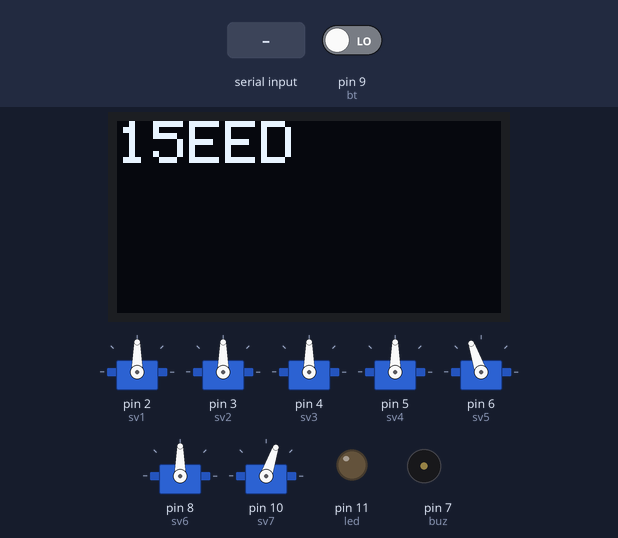
The sketch below on a simulated Arduino Uno, built with avr-gcc and run on an emulated ATmega328P. On the bench: 128×64 one-colour display, 7 × servo, output pins drawn as LEDs (lit = HIGH), buzzer (waves = sounding). The test bench sets the inputs (shaded band); at power-on: pin 9 (bt) LOW. What the sketch prints to the serial monitor is not drawn.

Above: at 3.57 s.
3.6 s: byte 50 ('2') received over Serial
At 3.76 s:
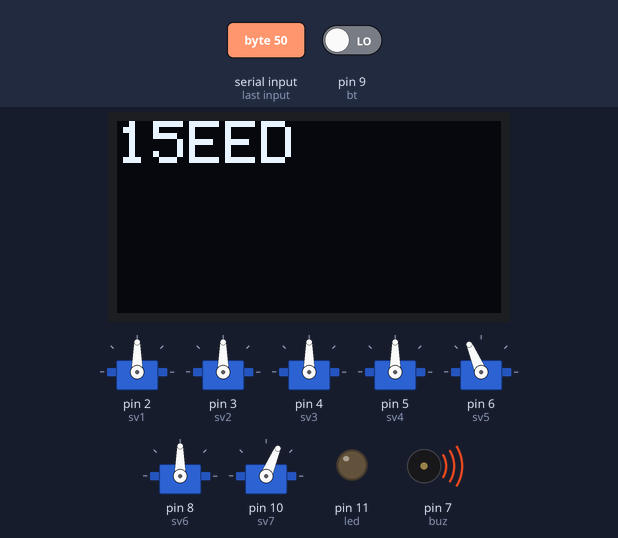
At 5.69 s:
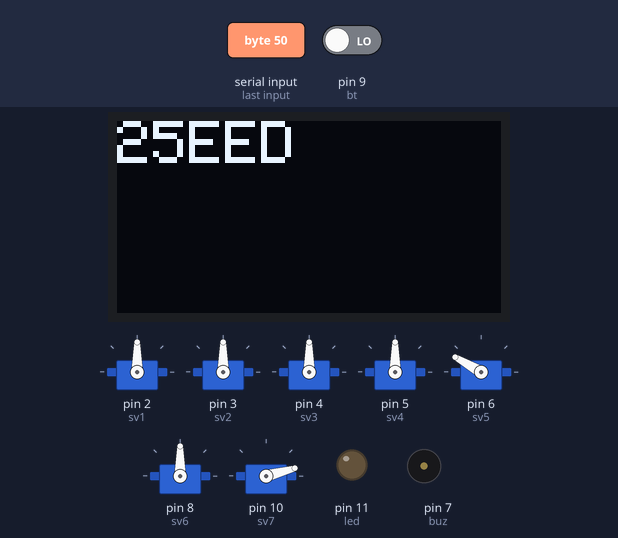
5.7 s: pin 9 (bt) driven HIGH
At 12.4 s:
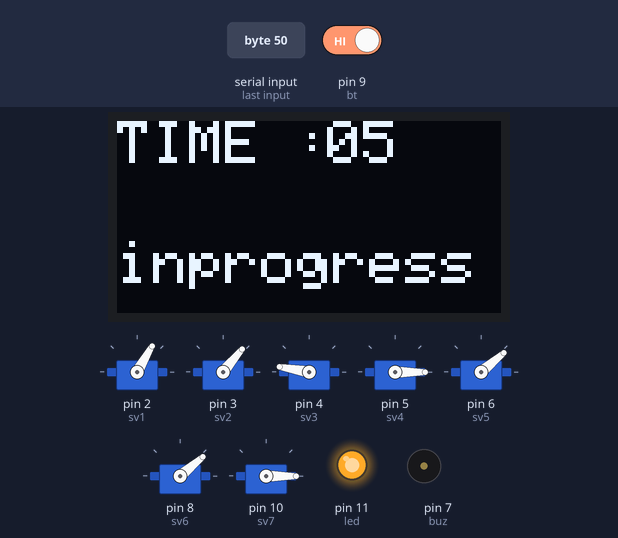
Timing chart, 0 to 23.3 s (numbered marks = the images above; inputs shaded):
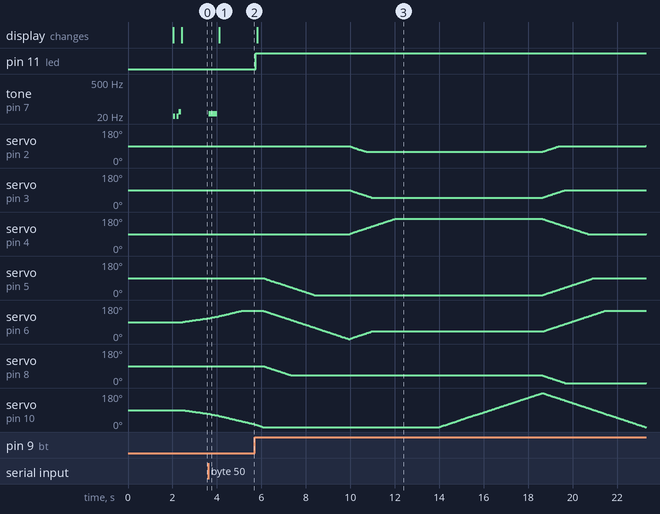

Measured:
- after the input at 3.6 s, tone on pin 7 (buz): silent → 25 Hz at once, → silent 0.40 s later
- after the input at 5.7 s, pin 11 (led): LOW → HIGH at once; servo on pin 4 (sv3): rises from 90° to 170° in 2.0 s, then falls to 90° in 8.7 s; servo on pin 8 (sv6): moves from 90° to 0° over 13.6 s, starting after 0.39 s; the display: changes after 0.10 s (image 3)

The sketch:

pt2-1.ino
```cpp
#include <VarSpeedServo.h>
#include <SPI.h>
#include <Wire.h>
#include <Adafruit_GFX.h>
#include <Adafruit_SSD1306.h>
#define SCREEN_WIDTH 128 // pixel ความกว้าง
#define SCREEN_HEIGHT 64 // pixel ความสูง

// กำหนดขาต่อ I2C กับจอ OLED
#define OLED_RESET     -1 //ขา reset เป็น -1 ถ้าใช้ร่วมกับขา Arduino reset
Adafruit_SSD1306 OLED(SCREEN_WIDTH, SCREEN_HEIGHT, &Wire, OLED_RESET);

VarSpeedServo sv1;
VarSpeedServo sv2;
VarSpeedServo sv3;
VarSpeedServo sv4;
VarSpeedServo sv5;
VarSpeedServo sv6;
VarSpeedServo sv7;
String Ex_String_Read;
int vr = A0;
int buz = 7;
int bt = 9;
int val = 90;
int x = 15 ;
int y = 0;
int z = 0;
int l = 0;
int led = 11;
int tim = 0;
int manual1 = 90;
int manual2 = 90;
int manual3 = 90;
int manual4 = 90;
int manual5 = 150;
int manual6 = 90;
int manual7 = 90;
unsigned long pre1 = 0;
int ledState = LOW;
void setup() {
  delay(2000);
  Serial.begin(9600);
  if (!OLED.begin(SSD1306_SWITCHCAPVCC, 0x3C)) { // สั่งให้จอ OLED เริ่มทำงานที่ Address 0x3C
    Serial.println("SSD1306 allocation failed");
  } else {
    Serial.println("ArdinoAll OLED Start Work !!!");
  }
  sv1.attach(2);
  sv2.attach(3);
  sv3.attach(4);
  sv4.attach(5);
  sv5.attach(6);
  sv6.attach(8);
  sv7.attach(10);

  pinMode(buz, OUTPUT);               //pinout
  pinMode(led, OUTPUT);
  pinMode(vr, INPUT);
  pinMode(bt, INPUT);
  pinMode(buz, OUTPUT);
  tone(buz, 15);
  delay(100);
  noTone(buz);
  delay(60);
  tone(buz, 15);
  delay(100);
  tone(buz, 30);
  delay(100);
  noTone(buz);

  sv1.write(90, x); //rotate1 axis1
  sv2.write(90, x); //updown1 axis2
  sv3.write(90, x); //forbk   axis3
  sv4.write(90, x); //rotate2 axis4
  sv5.write(90, x); //updown2 axis5
  sv6.write(90, x); //rotate3 axis6
  sv7.write(90, x); //gripper

}
void loop() {
  OLED.clearDisplay(); // ลบภาพในหน้าจอทั้งหมด
  OLED.setTextColor(WHITE, BLACK);  //กำหนดข้อความสีขาว ฉากหลังสีดำ
  OLED.setCursor(0, 0); // กำหนดตำแหน่ง x,y ที่จะแสดงผล
  OLED.setTextSize(2); // กำหนดขนาดตัวอักษร
  OLED.println("SPEED"); // แสดงผลข้อความ ALL
  OLED.setCursor(0, 0); // กำหนดตำแหน่ง x,y ที่จะแสดงผล
  OLED.setTextSize(2); // กำหนดขนาดตัวอักษร
  OLED.print(x);
  OLED.display(); // สั่งให้จอแสดงผล
  if (Serial.available() > 0) {
    // read incoming serial data:
    char inChar = Serial.read();
    // Type the next ASCII value from what you received:
    Serial.println(inChar);

    Serial.println(inChar);
    if (inChar == 'w') {
      alarm1();
      manual2++;
      sv2.write(manual2, x);
      rea();
    }
    else if (inChar == 's') {
      alarm1();
      manual2--;
      sv2.write(manual2, x);
      rea();
    }

    else if (inChar == 'a') {
      alarm1();
      manual1++;
      sv1.write(manual1, x);
      rea();
    }
    else if (inChar == 'd') {
      alarm1();
      manual1--;
      sv1.write(manual1, x);
      rea();
    }

    else if (inChar == 'q') {
      alarm1();
      manual3++;
      sv3.write(manual3, x);
      rea();
    }
    else if (inChar == 'e') {
      alarm1();
      manual3--;
      sv3.write(manual3, x);
      rea();
    }

    else if (inChar == 'i') {
      alarm1();
      manual4++;
      sv4.write(manual4, x);
      rea();
    }
    else if (inChar == 'o') {
      alarm1();
      manual4--;
      sv4.write(manual4, x);
      rea();
    }

    else if (inChar == 'u') {
      alarm1();
      manual5++;
      sv5.write(manual5, x);
      rea();
    }
    else if (inChar == 'j') {
      alarm1();
      manual5--;
      sv5.write(manual5, x);
      rea();
    }

    else if (inChar == 'k') {
      alarm1();
      manual6++;
      sv6.write(manual6, x);
      rea();
    }
    else if (inChar == 'l') {
      alarm1();
      manual6--;
      sv6.write(manual6, x);
      rea();
    }

    else if (inChar == 'g') {
      alarm1();
      manual7++;
      sv7.write(manual7, x);
      rea();
    }
    else if (inChar == 'h') {
      alarm1();
      manual7--;
      sv7.write(manual7, x);
      rea();
    }

    else if (inChar == '1') {
      alarm1();
      x = 10;
      rea();
    }
    else if  (inChar == '2') {
      alarm1();
      x = 25;
      rea();
    }
    else {
      noTone(buz);
    }

  }
  if (digitalRead(bt) == HIGH) {
    OLED.clearDisplay(); // ลบภาพในหน้าจอทั้งหมด
    OLED.setTextColor(WHITE, BLACK);  //กำหนดข้อความสีขาว ฉากหลังสีดำ
    OLED.setCursor(0, 0); // กำหนดตำแหน่ง x,y ที่จะแสดงผล
    OLED.setTextSize(2); // กำหนดขนาดตัวอักษร
    OLED.println("SPEED :"); // แสดงผลข้อความ ALL
    OLED.setCursor(70, 0); // กำหนดตำแหน่ง x,y ที่จะแสดงผล
    OLED.setTextSize(2); // กำหนดขนาดตัวอักษร
    OLED.print(x);
    OLED.setCursor(0, 0); // กำหนดตำแหน่ง x,y ที่จะแสดงผล
    OLED.setTextSize(2); // กำหนดขนาดตัวอักษร
    OLED.println("TIME :"); // แสดงผลข้อความ ALL
    OLED.setCursor(70, 0); // กำหนดตำแหน่ง x,y ที่จะแสดงผล
    OLED.setTextSize(2); // กำหนดขนาดตัวอักษร
    OLED.print(tim, DEC);
    OLED.setCursor(0, 40); // กำหนดตำแหน่ง x,y ที่จะแสดงผล
    OLED.setTextSize(2); // กำหนดขนาดตัวอักษร
    OLED.println("inprogress.."); // แสดงผลข้อความ ALL
    OLED.display(); // สั่งให้จอแสดงผล
    digitalWrite(led, 1);
    rea();
    sv1.write(90, x); //rotate1 axis1
    sv2.write(90, x); //updown1 axis2  left
    sv3.write(90, x); //forbk   axis3  left
    sv4.write(90, x); //rotate2 axis4
    sv5.write(150, x); //updown2 axis5 left
    sv6.write(90, x); //rotate3 axis6
    sv7.write(0, x); //gripper
    sv1.wait();
    sv2.wait();
    sv3.wait();
    sv4.wait();
    sv5.wait();
    sv6.wait();
    sv7.wait();

    sv1.write(90, x); //rotate1 axis1
    sv2.write(90, x); //updown1 axis2  left
    sv3.write(90, x); //forbk   axis3  left
    sv4.write(90, x); //rotate2 axis4
    sv5.write(150, x); //updown2 axis5 left
    sv6.write(90, x); //rotate3 axis6
    sv7.write(0, x); //gripper
    sv1.wait();
    sv2.wait();
    sv3.wait();
    sv4.wait();
    sv5.wait();
    sv6.wait();
    sv7.wait();

    sv1.write(90, x); //rotate1 axis1
    sv2.write(90, x); //updown1 axis2  left
    sv3.write(90, x); //forbk   axis3  left
    sv4.write(0, x); //rotate2 axis4
    sv5.write(0, x); //updown2 axis5 left
    sv6.write(40, x); //rotate3 axis6
    sv7.write(0, x); //gripper
    sv1.wait();
    sv2.wait();
    sv3.wait();
    sv4.wait();
    sv5.wait();
    sv6.wait();
    sv7.wait();
    sv1.write(60, x); //rotate1 axis1
    sv2.write(50, x); //updown1 axis2  left
    sv3.write(170, x); //forbk   axis3  left
    sv4.write(0, x); //rotate2 axis4
    sv5.write(40, x); //updown2 axis5 left
    sv6.write(40, x); //rotate3 axis6
    sv7.write(0, x); //gripper
    sv1.wait();
    sv2.wait();
    sv3.wait();
    sv4.wait();
    sv5.wait();
    sv6.wait();
    sv7.wait();
    delay(2000);

    sv1.write(60, x); //rotate1 axis1
    sv2.write(50, x); //updown1 axis2  left
    sv3.write(170, x); //forbk   axis3  left
    sv4.write(0, x); //rotate2 axis4
    sv5.write(40, x); //updown2 axis5 left
    sv6.write(40, x); //rotate3 axis6
    sv7.write(180, x); //gripper
    sv1.wait();
    sv2.wait();
    sv3.wait();
    sv4.wait();
    sv5.wait();
    sv6.wait();
    sv7.wait();
    sv7.wait();
    sv1.write(90, x); //rotate1 axis1
    sv2.write(90, x); //updown1 axis2  left
    sv3.write(90, x); //forbk   axis3  left
    sv4.write(90, x); //rotate2 axis4
    sv5.write(150, x); //updown2 axis5 left
    sv6.write(0, x); //rotate3 axis6
    sv7.write(0, x); //gripper
    sv1.wait();
    sv2.wait();
    sv3.wait();
    sv4.wait();
    sv5.wait();
    sv6.wait();
    sv7.wait();

    rea();

    sv1.write(130, x); //rotate1 axis1
    sv2.write(40, x); //updown1 axis2
    sv3.write(150, x); //forbk   axis3
    sv4.write(0, x); //rotate2 axis4
    sv5.write(50, x); //updown2 axis5
    sv6.write(180, x); //rotate3 axis6
    sv7.write(180, x); //gripper
    sv1.wait();
    sv2.wait();
    sv3.wait();
    sv4.wait();
    sv5.wait();
    sv6.wait();
    sv7.wait();

    rea();
    sv1.write(70, x); //rotate1 axis1
    sv2.write(120, x); //updown1 axis2
    sv3.write(80, x); //forbk   axis3
    sv4.write(180, x); //rotate2 axis4
    sv5.write(140, x); //updown2 axis5
    sv6.write(0, x); //rotate3 axis6
    sv1.wait();
    sv2.wait();
    sv3.wait();
    sv4.wait();
    sv5.wait();
    sv6.wait();


    rea();
    sv1.write(50, x); //rotate1 axis1
    sv2.write(40, x); //updown1 axis2
    sv3.write(150, x); //forbk   axis3
    sv4.write(0, x); //rotate2 axis4
    sv5.write(140, x); //updown2 axis5
    sv6.write(180, x); //rotate3 axis6
    sv1.wait();
    sv2.wait();
    sv3.wait();
    sv4.wait();
    sv5.wait();
    sv6.wait();

    rea();
    sv1.write(90, x); //rotate1 axis1
    sv2.write(40, x); //updown1 axis2
    sv3.write(150, x); //forbk   axis3
    sv4.write(90, x); //rotate2 axis4
    sv5.write(80, x); //updown2 axis5
    sv6.write(180, x); //rotate3 axis6
    sv1.wait();
    sv2.wait();
    sv3.wait();
    sv4.wait();
    sv5.wait();
    sv6.wait();
    delay(1000);

    rea();
    sv1.write(60, x); //rotate1 axis1
    sv2.write(90, x); //updown1 axis2
    sv3.write(90, x); //forbk   axis3
    sv4.write(90, x); //rotate2 axis4
    sv5.write(90, x); //updown2 axis5
    sv6.write(90, x); //rotate3 axis6
    sv1.wait();
    sv2.wait();
    sv3.wait();
    sv4.wait();
    sv5.wait();
    sv6.wait();


    rea();


    sv1.write(90, x); //rotate1 axis1
    sv2.write(90, x); //updown1 axis2
    sv3.write(90, x); //forbk   axis3
    sv4.write(90, x); //rotate2 axis4
    sv5.write(150, x); //updown2 axis5
    sv6.write(0, x); //rotate3 axis6
    sv1.wait();
    sv2.wait();
    sv3.wait();
    sv4.wait();
    sv5.wait();
    sv6.wait();

    rea();
  }
  else {
    digitalWrite(led, 0);
    sv1.write(90, x); //rotate1 axis1
    sv2.write(90, x); //updown1 axis2
    sv3.write(90, x); //forbk   axis3
    sv4.write(90, x); //rotate2 axis4
    sv5.write(150, x); //updown2 axis5
    sv6.write(90, x); //rotate3 axis6
    sv7.write(0, x); //gripper
  }
}
void test() {
  delay(1000);

  sv1.write(90, x); //rotate1 axis1
  sv2.write(10, x); //updown1 axis2  In progress
  sv3.write(150, x); //forbk   axis3  In progress
  sv4.write(90, x); //rotate2 axis4
  sv5.write(130, x); //updown2 axis5 In progress
  sv6.write(90, x); //rotate3 axis6
  sv7.write(0, x); //gripper
  sv1.wait();
  sv2.wait();
  sv3.wait();
  sv4.wait();
  sv5.wait();
  sv6.wait();
  sv7.wait();
  sv1.write(90, x); //rotate1 axis1
  sv2.write(120, x); //updown1 axis2  In progress
  sv3.write(80, x); //forbk   axis3  In progress
  sv4.write(90, x); //rotate2 axis4
  sv5.write(0, x); //updown2 axis5 In progress
  sv6.write(90, x); //rotate3 axis6
  sv7.write(180, x); //gripper
  sv1.wait();
  sv2.wait();
  sv3.wait();
  sv4.wait();
  sv5.wait();
  sv6.wait();
  sv7.wait();


}
void statusled() {
  unsigned long cur1 = millis();

  if (cur1 - pre1 >= 500) {
    // save the last time you blinked the LED
    pre1 = cur1;

    // if the LED is off turn it on and vice-versa:
    if (ledState == LOW) {
      ledState = HIGH;
    } else {
      ledState = LOW;
    }

    // set the LED with the ledState of the variable:
    digitalWrite(led, ledState);
  }

}
void rea () {
  Serial.print(manual1);
  Serial.print(" ");
  Serial.print(manual2);
  Serial.print(" ");
  Serial.print(manual3);
  Serial.print(" ");
  Serial.print(manual4);
  Serial.print(" ");
  Serial.print(manual5);
  Serial.print(" ");
  Serial.print(manual6);
  Serial.print(" ");
  Serial.print(manual7);
  Serial.print(" ");


  Serial.print(sv1.read());
  Serial.print(" ");
  Serial.print(sv2.read());
  Serial.print(" ");
  Serial.print(sv3.read());
  Serial.print(" ");
  Serial.print(sv4.read());
  Serial.print(" ");
  Serial.print(sv5.read());
  Serial.print(" ");
  Serial.print(sv6.read());
  Serial.print(" ");
  Serial.println(sv7.read());

}
void alarm1() {
  tone(buz, 25);
  delay(400);
  noTone(buz);
}
void alarm2() {
  while (l <= 5) {
    tone(buz, 25);
    delay(400);
    noTone(buz);
    delay(200);
    l++;
    if (l == 5) {

      l = 0;
    }
  }
}
```
